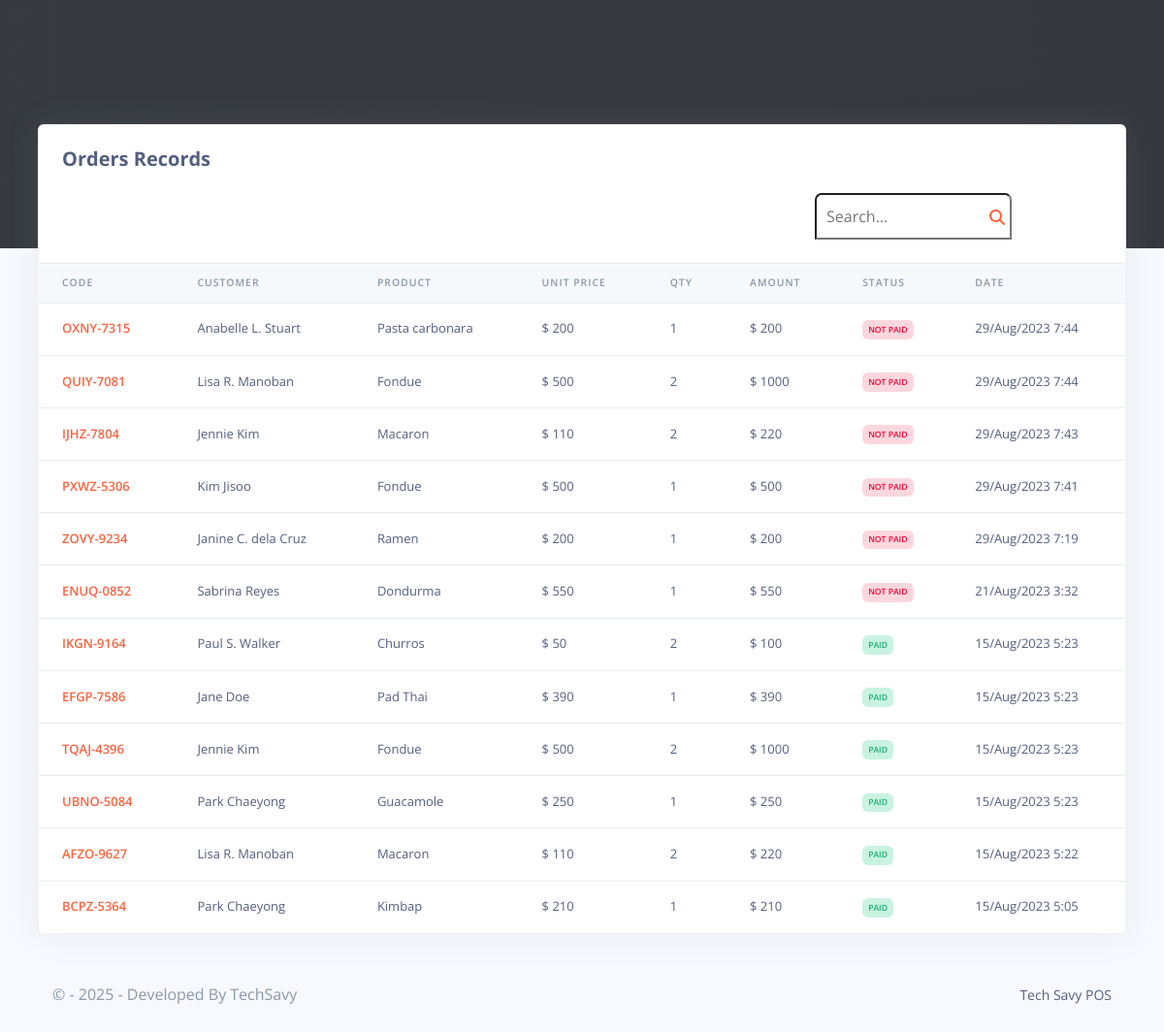
The page /admin/orders_reports.php (signed in) on the database its author committed.
### tables this page shows
CREATE TABLE `rpos_orders` (
  `order_id` varchar(200) NOT NULL,
  `order_code` varchar(200) NOT NULL,
  `customer_id` varchar(200) NOT NULL,
  `customer_name` varchar(200) NOT NULL,
  `prod_id` varchar(200) NOT NULL,
  `prod_name` varchar(200) NOT NULL,
  `prod_price` varchar(200) NOT NULL,
  `prod_qty` varchar(200) NOT NULL,
  `order_status` varchar(200) NOT NULL,
  `created_at` timestamp(6) NOT NULL DEFAULT current_timestamp(6) ON UPDATE current_timestamp(6)
);

### admin/orders_reports.php (the view, shortened to what this page needs)
<?php
include('config/config.php');
require_once('partials/_head.php');
?>
<body>
    <div class="main-content">
        <div class="container-fluid mt--8">
            <div class="row">
                <div class="col">
                    <div class="card shadow">
                      <strong>  <div class="card-header border-0" style="font-size: 20px; position: relative; top: 0px;" >
                            Orders Records
                        </div></strong>
                        <div class="table-responsive">
                        <div class="search-bar">
            <input type="text" id="searchInput" class="search-input" placeholder="Search...">
            <i class="fa-solid fa-magnifying-glass" style="position: relative; top: -35px; left: 980px; color: #fb6340;"></i></div>
                       <table class="table align-items-center table-flush">
                                <thead class="thead-light">
                                    <tr>
                                        <th scope="col">Code</th>
                                        <th scope="col">Customer</th>
                                        <th scope="col">Product</th>
                                        <th scope="col">Unit Price</th>
                                        <th scope="col">Qty</th>
                                        <th scope="col">Amount</th>
                                        <th scop="col">Status</th>
                                        <th scope="col">Date</th>
                                    </tr>
                                </thead>
                                <tbody>
                                    <?php
                                    $ret = "SELECT * FROM  rpos_orders ORDER BY `created_at` DESC  ";
                                    $stmt = $mysqli->prepare($ret);
                                    $stmt->execute();
                                    $res = $stmt->get_result();
                                    while ($order = $res->fetch_object()) {
                                        $total = ($order->prod_price * $order->prod_qty);
                                    ?>
                                        <tr>
                                            <th style="color:#fb6340;" scope="row"><?php echo $order->order_code; ?></th>
                                            <td><?php echo $order->customer_name; ?></td>
                                            <td ><?php echo $order->prod_name; ?></td>
                                            <td>$ <?php echo $order->prod_price; ?></td>
                                            <td ><?php echo $order->prod_qty; ?></td>
                                            <td>$ <?php echo $total; ?></td>
                                            <td><?php if ($order->order_status == '') {
                                         echo "<span class='badge badge-danger'>Not Paid</span>";
                                             } else {
                                               echo "<span class='badge badge-success'>$order->order_status</span>";
                                              } ?></td>
                                            <td><?php echo date('d/M/Y g:i', strtotime($order->created_at)); ?></td>
                                        </tr>
                                    <?php } ?>
                                </tbody>
                            </table>
                        </div>
                    </div>
                </div>
                                            </div>
            <?php
            require_once('partials/_footer.php');
            ?>
        </div>
    </div>
</body>
</html>

### rows shown on the page
rpos_orders: order_code "OXNY-7315", customer_name "Anabelle L. Stuart", prod_name "Pasta carbonara", prod_price "200", prod_qty "1", order_status "NOT PAID", created_at "29/Aug/2023 7:44"
rpos_orders: order_code "QUIY-7081", customer_name "Lisa R. Manoban", prod_name "Fondue", prod_price "500", prod_qty "2", total "1000", order_status "NOT PAID", created_at "29/Aug/2023 7:44"
rpos_orders: order_code "IJHZ-7804", customer_name "Jennie Kim", prod_name "Macaron", prod_price "110", prod_qty "2", total "220", order_status "NOT PAID", created_at "29/Aug/2023 7:43"
rpos_orders: order_code "PXWZ-5306", customer_name "Kim Jisoo", prod_name "Fondue", prod_price "500", prod_qty "1", order_status "NOT PAID", created_at "29/Aug/2023 7:41"
rpos_orders: order_code "ZOVY-9234", customer_name "Janine C. dela Cruz", prod_name "Ramen", prod_price "200", prod_qty "1", order_status "NOT PAID", created_at "29/Aug/2023 7:19"
rpos_orders: order_code "ENUQ-0852", customer_name "Sabrina Reyes", prod_name "Dondurma", prod_price "550", prod_qty "1", order_status "NOT PAID", created_at "21/Aug/2023 3:32"
rpos_orders: order_code "IKGN-9164", customer_name "Paul S. Walker", prod_name "Churros", prod_price "50", prod_qty "2", total "100", order_status "PAID", created_at "15/Aug/2023 5:23"
rpos_orders: order_code "EFGP-7586", customer_name "Jane Doe", prod_name "Pad Thai", prod_price "390", prod_qty "1", order_status "PAID", created_at "15/Aug/2023 5:23"
rpos_orders: order_code "TQAJ-4396", customer_name "Jennie Kim", prod_name "Fondue", prod_price "500", prod_qty "2", total "1000", order_status "PAID", created_at "15/Aug/2023 5:23"
rpos_orders: order_code "UBNO-5084", customer_name "Park Chaeyong", prod_name "Guacamole", prod_price "250", prod_qty "1", order_status "PAID", created_at "15/Aug/2023 5:23"
rpos_orders: order_code "AFZO-9627", customer_name "Lisa R. Manoban", prod_name "Macaron", prod_price "110", prod_qty "2", total "220", order_status "PAID", created_at "15/Aug/2023 5:22"
rpos_orders: order_code "BCPZ-5364", customer_name "Park Chaeyong", prod_name "Kimbap", prod_price "210", prod_qty "1", order_status "PAID", created_at "15/Aug/2023 5:05"
